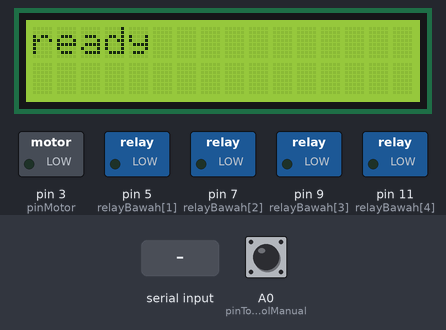
Bench run of a sketch on a simulated Arduino Uno, built with avr-gcc and run on an emulated ATmega328P. Shown: 16×2 character LCD, switched loads named in the sketch (green lamp = pin HIGH). The inputs (shaded band) are chosen by the test bench; at power-on: A0 (pinTombolManual) HIGH. What the sketch prints to the serial monitor is not drawn.

Above: at 1.2 s.
1.3 s: "90,45\n" received over Serial
At 2.8 s:
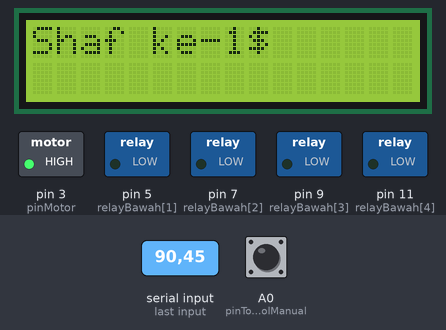
At 7.6 s:
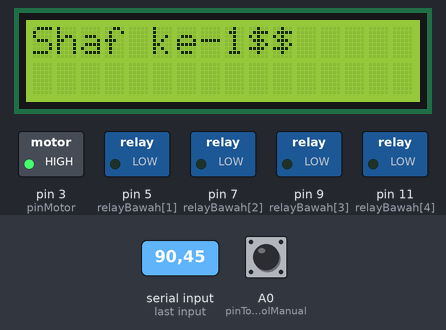
Timing chart, 0 to 26.4 s (numbered marks = the images above; inputs shaded):
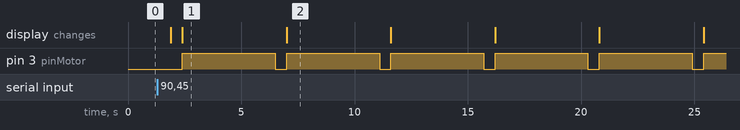

Measured:
- after the input at 1.3 s, pin 3 (pinMotor): alternates HIGH for 4.1 s and LOW for 0.50 s, starting after 1.1 s; the display: first changes after 0.59 s (image 1 shows a later state)
- what the display in image 1 shows lasts 4.6 s, from 2.4 s to 7.0 s

The sketch:

Demo_Vending.ino
```cpp
#include <Stepper.h>
//#include <string.h>
#include <SoftwareSerial.h>
#include <SPI.h>
//#include <Adafruit_PN532.h>
#include <LiquidCrystal_I2C.h>
#include <Wire.h>


#define pinTombolManual A0
#define pinMotor 3
#define delayOpen 4100

LiquidCrystal_I2C lcd(0x27, 16, 2);
int relayBawah[5] = {3, 5, 7, 9, 11}; // setup pin untuk Relay yang akan disetting di bawah

const int stepsPerRevolution = 100;
Stepper myStepper(stepsPerRevolution, 8, 9, 10, 11);


String dataIn;
String dataBukaShaf[10];
String statusVending="";
int i;
int flagSet=0;
boolean parsing = false;

void setup()
{
  Serial.begin(9600);
  dataIn = "";
  lcd.init();// initialize LCD
  lcd.backlight();
  lcd.clear();
  // set the speed at 60 rpm:
  myStepper.setSpeed(60);
  pinMode(pinTombolManual, INPUT_PULLUP);
  pinMode(pinMotor, OUTPUT);
  //  pinMode(relayAtas1, OUTPUT);
  //  pinMode(relayAtas2, OUTPUT);
  //  pinMode(relayAtas3, OUTPUT);
  //  pinMode(relayAtas4, OUTPUT);
  //  pinMode(relayAtas5, OUTPUT);
  //  pinMode(relayBawah1, OUTPUT);
  //  pinMode(relayBawah2, OUTPUT);
  //  pinMode(relayBawah3, OUTPUT);
  //  pinMode(relayBawah4, OUTPUT);
  //  pinMode(relayBawah5, OUTPUT);
  for (int x = 0; x <= 4; x++) //aktivator pin untuk seluruh relay
  {
    //    pinMode(relayAtas[x], OUTPUT);
    pinMode(relayBawah[x], OUTPUT);
  }
  Serial.println("ready");
  statusVending="ready";
  lcd.clear();
  lcd.setCursor(0, 0);
  lcd.print("ready");
  Serial.flush();
}

void loop()
{
//  Serial.println(flagSet);
//  while(1)
//  {
//    Serial.println(digitalRead(pinTombolManual));
//     analogWrite(pinMotor, 150);
//     delay(8000);
//     analogWrite(pinMotor, 0);
//     delay(1000);
//  }

//  if(Serial.available() > 0 && flagSet==1)
//  {
//    char inChar = (char)Serial.read();
//
//    flagSet=0;
//    parsing = false;
//    flagSet=0;
//    Serial.println(flagSet);
//    dataIn = "";
//  }
  if (Serial.available() > 0 )
  {
    char inChar = (char)Serial.read();
    dataIn += inChar;
    if (inChar == '\n') {
      parsing = true; // jika parsing oke

    }
  }
  if (parsing)
  {
    parsingData();
    prosesBuka();
    parsing = false;
//    flagSet=1;
   Serial.flush();
   delay(1000);
    dataIn = "";
  }
  if (digitalRead(pinTombolManual) == LOW)
  {
    prosesBukaManual();
  }
  if (digitalRead(pinTombolManual) == HIGH)
  {
    analogWrite(pinMotor, 0);
    delay(100);
//    prosesBukaManual();
  }
}
void parsingData()
{
  int j = 0;
  //kirim data yang telah diterima sebelumnya
  lcd.clear();
  lcd.setCursor(0, 0);
  lcd.print("in:");
  //  lcd.print(1,2);
  lcd.print(dataIn);
  delay(500);
  //  Serial.print("\n");
  //inisialisasi variabel, (reset isi variabel)
  dataBukaShaf[j] = "";
  //proses parsing data
  for (i = 0; i < dataIn.length(); i++)
  {
    //pengecekan tiap karakter dengan karakter (#) dan (,)
    if (dataIn[i] == ',')
    {
      //increment variabel j, digunakan untuk merubah index array penampung
      j++;
      dataBukaShaf[j] = ""; //inisialisasi variabel array dt[j]
    }
    else
    {
      //proses tampung data saat pengecekan karakter selesai.
      dataBukaShaf[j] = dataBukaShaf[j] + dataIn[i];
    }
  }
  //kirim data hasil parsing
  //    Serial.print("Shaf 1 : ");
  //    Serial.print(dataBukaShaf[0].toInt());
  //    Serial.print("\n");
  //    Serial.print("Shaf 2 : ");
  //    Serial.print(dataBukaShaf[1].toInt());
  //    Serial.print("\n");
  //    Serial.print("Shaf 3 : ");
  //    Serial.print(dataBukaShaf[2].toInt());
  //    Serial.print("\n");
  //    Serial.print("Shaf 4 : ");
  //    Serial.print(dataBukaShaf[3].toInt());
  //    Serial.print("\n");
  //    Serial.print("Shaf 5 : ");
  //    Serial.print(dataBukaShaf[4].toInt());
  //    Serial.print("\n\n");
}
void resetData()
{
  for (int x = 0; x <= 4; x++)
  {
    dataBukaShaf[x] = "0";
  }
}
void prosesBuka()
{
  for (int jumlahShaf = 0; jumlahShaf <= 4; jumlahShaf++)
  {
    lcd.clear();
    lcd.setCursor(0, 0);
    lcd.print("Shaf ke-");
    lcd.print(jumlahShaf + 1); // di plus 1 hanya untuk lihat di print aja
    //    Serial.println();
    for (int jumlahOpen = 1; jumlahOpen <= dataBukaShaf[jumlahShaf].toInt(); jumlahOpen++)
    {
      lcd.print("$");
//      analogWrite(relayBawah[jumlahShaf], HIGH);
//      delay(500);
//      digitalWrite(relayBawah[jumlahShaf], LOW);
//      delay(500);
//      myStepper.step(stepsPerRevolution);
//      delay(200);
     analogWrite(pinMotor, 255);
     delay(delayOpen);
     analogWrite(pinMotor, 0);
     delay(500);
    }
    //     Serial.println();
  }
  resetData();
  setup();
}
void prosesBukaManual()
{

  analogWrite(pinMotor, 255);
  delay(100);
//  analogWrite(pinMotor, 0);
//   delay(500);
}
```
